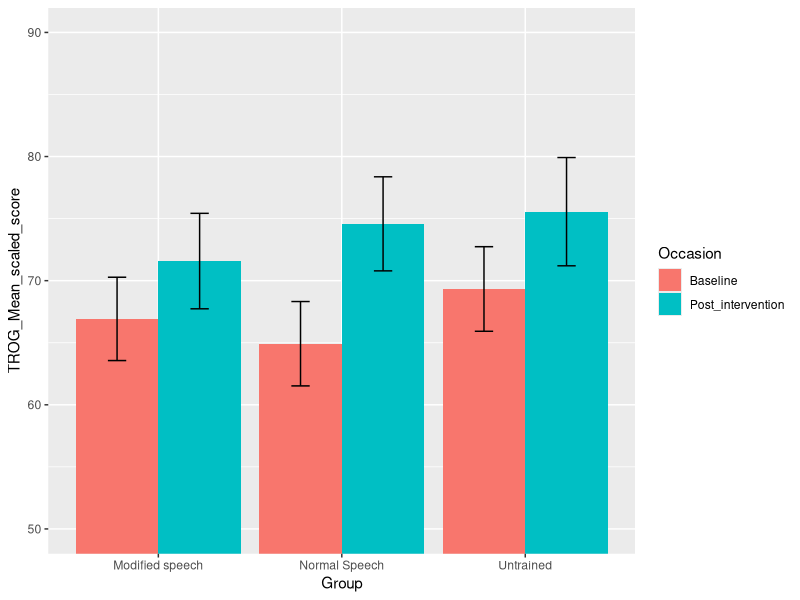
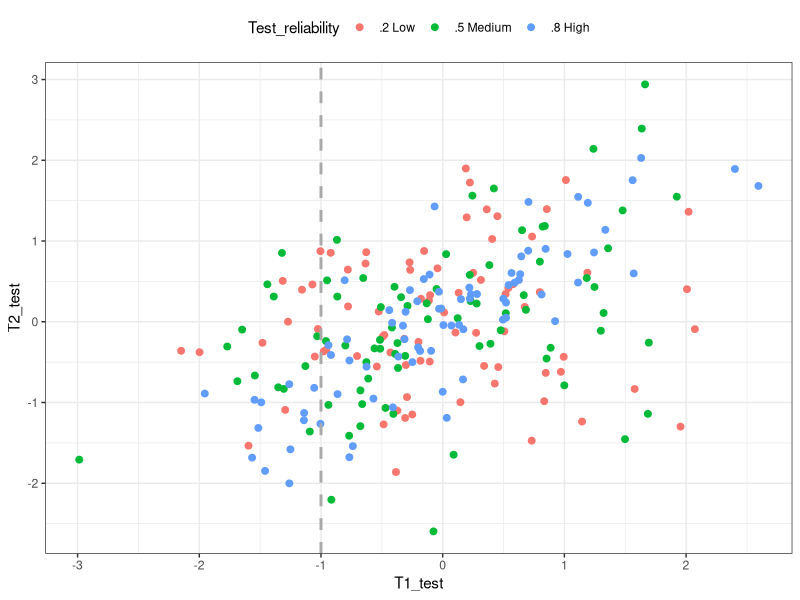

Source code (R) for these figures, in order:
## ---- chunk 1
list_of_packages<-c("tidyverse","kableExtra","knitr")
new.packages <- list_of_packages[!(list_of_packages %in% installed.packages()[,"Package"])]
if(length(new.packages))install.packages(new.packages,dependencies = TRUE)

library(tidyverse)
library(kableExtra)
library(knitr)
## ---- chunk 2
require(reshape2)
# Data for means and SD from the article, time 1 and time 2 TROG
# First block, commented out, includes data from 'dropout' cases - originally plotted these as well
# time1<- c(64.92,11.77,66.92,11.63,69.33,10.22,55,0.001)
# time2 <- c(74.58,	13.13,	71.58,	13.32,	75.56,	13.08,	64.33,	8.08)
# group <- c('1. Speech','2. Modified speech','3. Untrained','Drop-out')
# myN <- c(12, 12,9, 3) #
time1<- c(64.92,11.77,66.92,11.63,69.33,10.22)
time2 <- c(74.58,	13.13,	71.58,	13.32,	75.56,	13.08)
Group <- c('Normal Speech','Modified speech','Untrained')
myN <- c(12, 12,9)
Baseline<-time1[c(1,3,5)]
Post_intervention<-time2[c(1,3,5)]
pretestSE<-time1[c(2,4,6)]/sqrt(myN)
posttestSE <- time2[c(2,4,6)]/sqrt(myN)


df1 <- data.frame(Baseline, Post_intervention,Group)
dfse <-data.frame(pretestSE,posttestSE,Group)
df2 <- melt(df1, id.vars='Group')
df2se <-melt(dfse,id.vars='Group')
df2<-cbind(df2,df2se$value)
colnames(df2)[2:4]<-c('Occasion','TROG_Mean_scaled_score','se')
head(df2)

p <- ggplot(df2, aes(x=Group, y=TROG_Mean_scaled_score, fill=Occasion)) +
    geom_bar(stat='identity', position='dodge')+
  geom_errorbar(aes(ymin=TROG_Mean_scaled_score-se, ymax=TROG_Mean_scaled_score+se), width=.2,position=position_dodge(.9))

p + coord_cartesian(ylim = c(50, 90))

#Figure will need tidying up a bit! Would like bigger x axis label and underscores removed from y axis. 

## ---- chunk 3
set.seed(12)
makecordat <- function(myN,mycor) {
  #mycor correlation between time 1 and time 2. ie test-retest reliability
test_t1<-rnorm(n = myN, mean = 0, sd = 1) 
    
test_t2<-mycor*sd(test_t1)*test_t1+(sqrt(1-mycor^2))*sd(test_t1)*rnorm(length(test_t1))
thisdat <- data.frame(cbind(test_t1,test_t2))
return(thisdat)
}

myN <- 80
allcor <- c(.2,.5,.8)
reliabgroup <-c('.2 Low','.5 Medium','.8 High')
for (c in 1:length(allcor)){
  mycor <- allcor[c]
  mydat <- makecordat(myN,mycor)
  mydat$reliab <- mycor
  mydat$reliabgroup <-reliabgroup[c]
  if (c==1)
  {bigdat<-mydat}
  if (c>1)
  {bigdat<-rbind(bigdat,mydat)}
}
colnames(bigdat)<-c('T1_test','T2_test','reliability','Test_reliability')
bigdat$Test_reliability <- as.factor(bigdat$Test_reliability)
p <- ggplot(data=bigdat,aes(x=T1_test,y=T2_test))+geom_point(aes(colour=Test_reliability),size=2)+theme_bw()+theme(legend.position = "top")
p+  geom_vline(xintercept =(-1),linetype="dashed", color = "darkgrey", size=1)

#removed regression line +geom_smooth(method='lm',formula=y~x,se=F)
lowscorers <- bigdat[bigdat$T1_test< (-1),]


mymeans<-aggregate(lowscorers[,1:2],list(lowscorers$Test_reliability),mean)
colnames(mymeans)[1]<- 'Test_reliability'
mymeans$Test_reliability <- reliabgroup
mymeans[,2:3]<-round(mymeans[,2:3],2)
